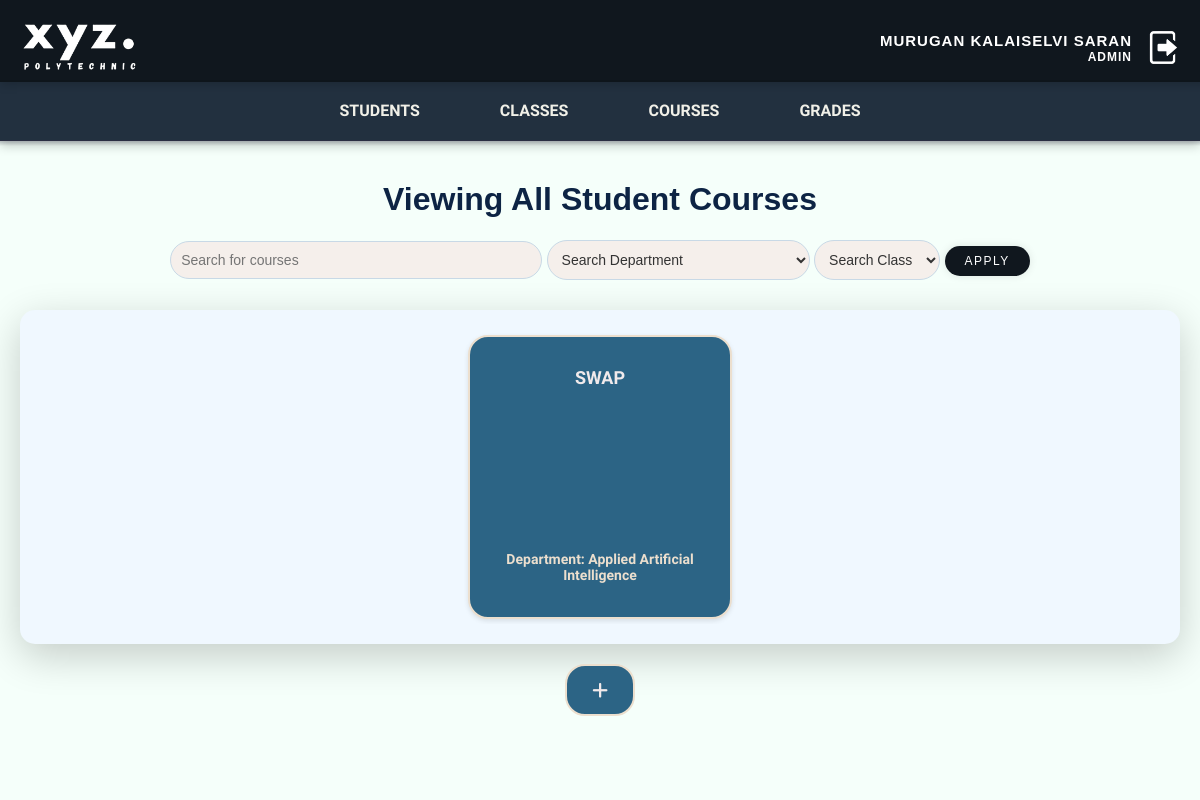
/courses.php (signed in), run on the app's committed database.
### tables this page shows
CREATE TABLE `course` (
  `course_id` int(11) NOT NULL,
  `course_name` varchar(100) NOT NULL,
  `course_code` varchar(20) NOT NULL,
  `start_date` date NOT NULL,
  `end_date` date NOT NULL,
  `status_id` int(11) DEFAULT NULL,
  `department_id` int(11) NOT NULL
);

CREATE TABLE `department` (
  `department_id` int(11) NOT NULL,
  `department_name` varchar(50) NOT NULL
);

### courses.php (the view, shortened to what this page needs)
<?php
include 'db_connection.php';
$search_term = isset($_POST['search']) ? $_POST['search'] : '';
$search_term = htmlspecialchars($search_term, ENT_QUOTES, 'UTF-8');
$params = ["%$search_term%"];
$query = "
    SELECT
        course.course_id,
        course.course_name,
        department.department_name
    FROM course
    INNER JOIN department ON course.department_id = department.department_id
    LEFT JOIN class ON class.course_id = course.course_id
    WHERE course.course_name LIKE ?
";
$stmt = $conn->prepare($query);
$bind_types = '';
foreach ($params as $param) {
    $bind_types .= is_int($param) ? 'i' : 's';
}
if (!empty($params)) {
    $stmt->bind_param($bind_types, ...$params);
} else {
    error_log("Warning: No parameters to bind.");
}
if ($stmt->execute()) {
    $result = $stmt->get_result();
} else {
    error_log("Query Execution Failed: " . $stmt->error);
}
if ($result && $result->num_rows > 0) {
    $courses = mysqli_fetch_all($result, MYSQLI_ASSOC);
} else {
    $courses = [];
    error_log("No courses found or query failed.");
}
?>
<!DOCTYPE html>
<html lang="en">
<head>
    <link rel="stylesheet" href="https://cdnjs.cloudflare.com/ajax/libs/font-awesome/6.0.0-beta3/css/all.min.css">
    <link rel="stylesheet" href="css/courses.css">
</head>
<body>
    <?php include('admin_header.php'); ?>
    <main class="main-content">
        <h1>Viewing All Student Courses</h1>
        <section class="filters">
            <form method="post" action="">
                <input type="text" name="search" placeholder="Search for courses" value="<?php echo htmlspecialchars($search_term); ?>">
                <select name="department">
                    <option value="">Search Department</option>
                </select>
                <select name="class">
                    <option value="">Search Class</option>
                </select>
                <button type="submit">Apply</button>
            </form>
        </section>
        <section class="courses-container">
            <div class="courses">
                <?php foreach ($courses as $course): ?>
                    <a href="view_course.php?course_id=<?php echo urlencode($course['course_id']); ?>" class="course-card-link">
                        <div class="course-card">
                            <h3><?php echo htmlspecialchars($course['course_name']); ?></h3>
                            <p>Department: <?php echo htmlspecialchars($course['department_name']); ?></p>
                        </div>
                    </a>
                <?php endforeach; ?>
            </div>
        </section>
        <form method="post" action="">
            <section class="create-course-btn-container">
                <button type="submit" name="add_course" class="add-course-btn">
                    <i class="fas fa-plus"></i>
                </button>
            </section>
        </form>
    </main>
</body>
</html>

### css/courses.css (style rules this page uses)
h1 { text-align: center; color: #0d2444; }
.main-content { margin-top: 142px; }
.courses-container { display: flex; flex-direction: column; align-items: center; justify-content: flex-start; margin: 20px auto; max-width: 1500px; padding: 20px; background-color: #f0f8ff; border-radius: 15px; box-shadow: 0px 12px 40px rgba(0, 0, 0, 0.2); transition: box-shadow 0.3s ease-in-out, transform 0.3s ease-in-out; }
.filters { display: flex; flex-wrap: wrap; justify-content: center; gap: 10px; margin-top: 20px; margin-bottom: 5px; }
.courses { display: flex; flex-wrap: wrap; gap: 20px; justify-content: center; padding: 5px; max-height: 500px; overflow-y: auto; width: 100%; }
.course-card-link { text-decoration: none; color: inherit; }
.course-card { display: flex; flex-direction: column; justify-content: space-between; align-items: center; width: 220px; height: 240px; background-color: #2c6485; border-radius: 20px; box-shadow: 0 2px 5px rgba(0, 0, 0, 0.1); text-align: center; padding: 20px; transition: transform 0.2s ease-in-out; border: 2px solid #ecdfce; }
.course-card h3 { font-size: 18px; margin: 10px 0; color: #f1eaeb; font-family: 'Source Sans Pro', sans-serif; text-transform: uppercase; font-weight: 700; }
.course-card p { font-size: 14px; color: #ecdfce; font-family: 'Source Sans Pro', sans-serif; font-weight: 700; }
.filters { margin-bottom: 30px; display: flex; gap: 20px; justify-content: center; align-items: center; }
.filters input[type="text"] { width: 350px; padding: 10px; border-radius: 25px; border: 1px solid #ccc; font-size: 14px; background-color: #F5EFEB; color: #333; transition: all 0.3s ease-in-out; border-color: #C8D9E6; }
.filters select { padding: 10px; font-size: 14px; border-radius: 25px; border: 1px solid #ccc; height: 40px; background-color: #F5EFEB; color: #333; transition: all 0.3s ease-in-out; cursor: pointer; border-color: #C8D9E6; }
.filters select option { padding: 12px; background-color: #fff; color: #333; }
.filters button { padding: 8px 20px; border-radius: 50px; cursor: pointer; border: 0; background-color: #10171e; color: white; box-shadow: rgb(0 0 0 / 10%) 0 0 8px; letter-spacing: 1.5px; text-transform: uppercase; font-size: 12px; transition: all 0.5s ease; }
.create-course-btn-container { display: flex; justify-content: center; align-items: center; width: 100%; margin-top: 20px; margin-bottom: 40px; }
.add-course-btn { background-color: #2c6485; border: 2px solid #ecdfce; color: #f1eaeb; padding: 15px 25px; font-size: 18px; border-radius: 20px; cursor: pointer; transition: all 0.3s ease-in-out; display: flex; justify-content: center; align-items: center; }

### css/admin_header.css (style rules this page uses)
body { margin: 0; font-family: Arial, sans-serif; background-color: #f5fffa; color: #333; }
.main-content { margin-top: 50px; padding: 20px; background-color: #f5fffa; }

### data on the page
course: course_name "SWAP", department.department_name "Applied Artificial Intelligence"

### other printed values
$_SESSION['session_name'] "MURUGAN KALAISELVI SARAN"
